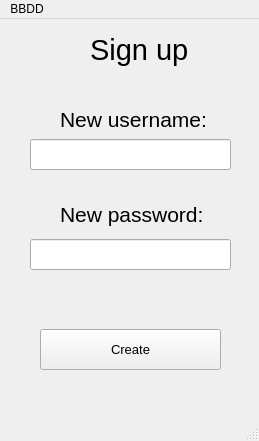
<?xml version="1.0" encoding="UTF-8"?>
<ui version="4.0">
 <class>MainWindow</class>
 <widget class="QMainWindow" name="MainWindow">
  <property name="geometry">
   <rect>
    <x>0</x>
    <y>0</y>
    <width>259</width>
    <height>441</height>
   </rect>
  </property>
  <property name="windowTitle">
   <string>MainWindow</string>
  </property>
  <widget class="QWidget" name="centralwidget">
   <widget class="QLabel" name="label">
    <property name="geometry">
     <rect>
      <x>90</x>
      <y>10</y>
      <width>101</width>
      <height>41</height>
     </rect>
    </property>
    <property name="font">
     <font>
      <pointsize>22</pointsize>
     </font>
    </property>
    <property name="text">
     <string>Sign up</string>
    </property>
   </widget>
   <widget class="QLabel" name="label_2">
    <property name="geometry">
     <rect>
      <x>60</x>
      <y>90</y>
      <width>151</width>
      <height>21</height>
     </rect>
    </property>
    <property name="font">
     <font>
      <pointsize>16</pointsize>
     </font>
    </property>
    <property name="text">
     <string>New username:</string>
    </property>
   </widget>
   <widget class="QLabel" name="label_3">
    <property name="geometry">
     <rect>
      <x>60</x>
      <y>180</y>
      <width>151</width>
      <height>31</height>
     </rect>
    </property>
    <property name="font">
     <font>
      <pointsize>16</pointsize>
     </font>
    </property>
    <property name="text">
     <string>New password:</string>
    </property>
   </widget>
   <widget class="QLineEdit" name="user_text">
    <property name="geometry">
     <rect>
      <x>30</x>
      <y>120</y>
      <width>201</width>
      <height>31</height>
     </rect>
    </property>
    <property name="font">
     <font>
      <pointsize>11</pointsize>
     </font>
    </property>
    <property name="focusPolicy">
     <enum>Qt::StrongFocus</enum>
    </property>
    <property name="text">
     <string/>
    </property>
    <property name="maxLength">
     <number>10</number>
    </property>
   </widget>
   <widget class="QLineEdit" name="pass_text">
    <property name="geometry">
     <rect>
      <x>30</x>
      <y>220</y>
      <width>201</width>
      <height>31</height>
     </rect>
    </property>
    <property name="font">
     <font>
      <pointsize>11</pointsize>
     </font>
    </property>
    <property name="focusPolicy">
     <enum>Qt::StrongFocus</enum>
    </property>
    <property name="text">
     <string/>
    </property>
    <property name="maxLength">
     <number>20</number>
    </property>
    <property name="echoMode">
     <enum>QLineEdit::Password</enum>
    </property>
   </widget>
   <widget class="QPushButton" name="registrar_btn">
    <property name="geometry">
     <rect>
      <x>40</x>
      <y>310</y>
      <width>181</width>
      <height>41</height>
     </rect>
    </property>
    <property name="font">
     <font>
      <pointsize>10</pointsize>
     </font>
    </property>
    <property name="text">
     <string>Create</string>
    </property>
   </widget>
  </widget>
  <widget class="QMenuBar" name="menubar">
   <property name="geometry">
    <rect>
     <x>0</x>
     <y>0</y>
     <width>259</width>
     <height>21</height>
    </rect>
   </property>
   <widget class="QMenu" name="menuBBDD">
    <property name="title">
     <string>BBDD</string>
    </property>
    <addaction name="actionConectar"/>
    <addaction name="separator"/>
    <addaction name="actionSalir"/>
   </widget>
   <addaction name="menuBBDD"/>
  </widget>
  <widget class="QStatusBar" name="statusbar"/>
  <action name="actionConectar">
   <property name="text">
    <string>Conectar</string>
   </property>
  </action>
  <action name="actionSalir">
   <property name="text">
    <string>Salir</string>
   </property>
  </action>
 </widget>
 <resources/>
 <connections/>
</ui>
